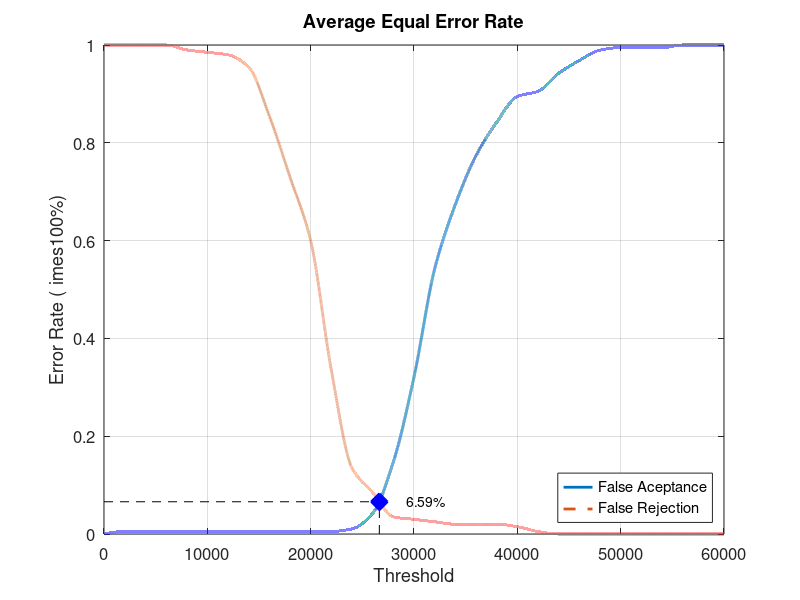
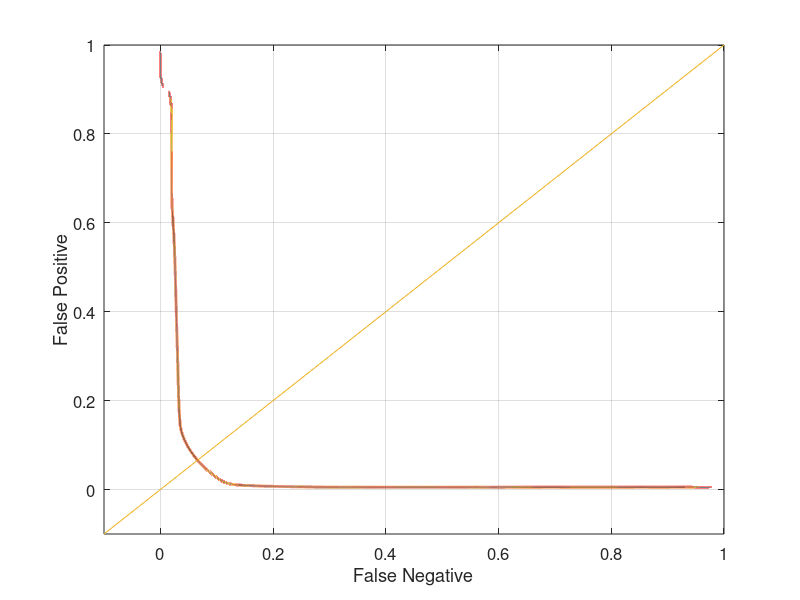

The MATLAB source for these figures, in order:
close all;
clear;
clc;
x = 0:2000:60000;
xq = 0:0.5:60000;

y0 = [0 0.00526316 0.00526316 0.00526316 0.00526316 0.00526316 0.00526316 0.00526316 0.00526316 0.00526316 0.00526316 0.00526316 0.0105263 0.0421053 0.147368 0.321053 0.542105 0.673684 0.773684 0.842105 0.894737 0.905263 0.942105 0.968421 0.989474 0.994737 0.994737 0.994737 1 1 1]
yy0 = interp1(x, y0, xq, 'pchip');
y1 = [1 1 1 1 0.99 0.985 0.98 0.955 0.855 0.73 0.6 0.335 0.135 0.085 0.035 0.03 0.025 0.02 0.02 0.02 0.015 0.005 0 0 0 0 0 0 0 0 0]
yy1 = interp1(x, y1, xq, 'pchip');

% Calculating EER: 
y2 = abs(y0 - y1);
find(y2 == min(y2))
yy2 = abs(yy0 - yy1);
xEER = find(yy2 == min(yy2));
xEERIndex = xq(xEER) % X-axis EER
yEER = yy0(xEER) % Y-axis EER

main = figure
plot(xq, yy0,'-','LineWidth', 2);	hold on
plot(xq, yy1,'--','LineWidth', 2);	hold on
plot([xEERIndex xEERIndex], [0 yEER], 'k--');	hold on
plot([0 xEERIndex], [yEER yEER], 'k--');	hold on
plot(xEERIndex, yEER, 'bx', 'LineWidth', 10);	hold on
text(xEERIndex + 10 * xEERIndex / 100, yEER, [num2str(round((10000 * yEER)) / 100) '%'])
legend('False Aceptance', 'False Rejection', 'Location', 'SouthEast')
xlabel('Threshold')
ylabel('Error Rate (	imes100%)')
title('Average Equal Error Rate')
set(gca, 'FontSize', 12)
axis([0 60000 0 1])
grid on

print(main, 'Database2_1Main', '-dpng');
FNRxFPR = figure('Color', [1 1 1]);
plot(yy1, yy0, '-', yy1, yy0, 'LineWidth', 2);
hold on
y = -0.1:0.1:1
plot(y, y); 
set(gca, 'FontSize', 12)
xlabel('False Negative')
ylabel('False Positive')
axis([-0.1 1 -0.1 1])
set(gca, 'FontSize', 12)
grid on

print(FNRxFPR, 'Database2_1FNRxFPR','-dpng');
